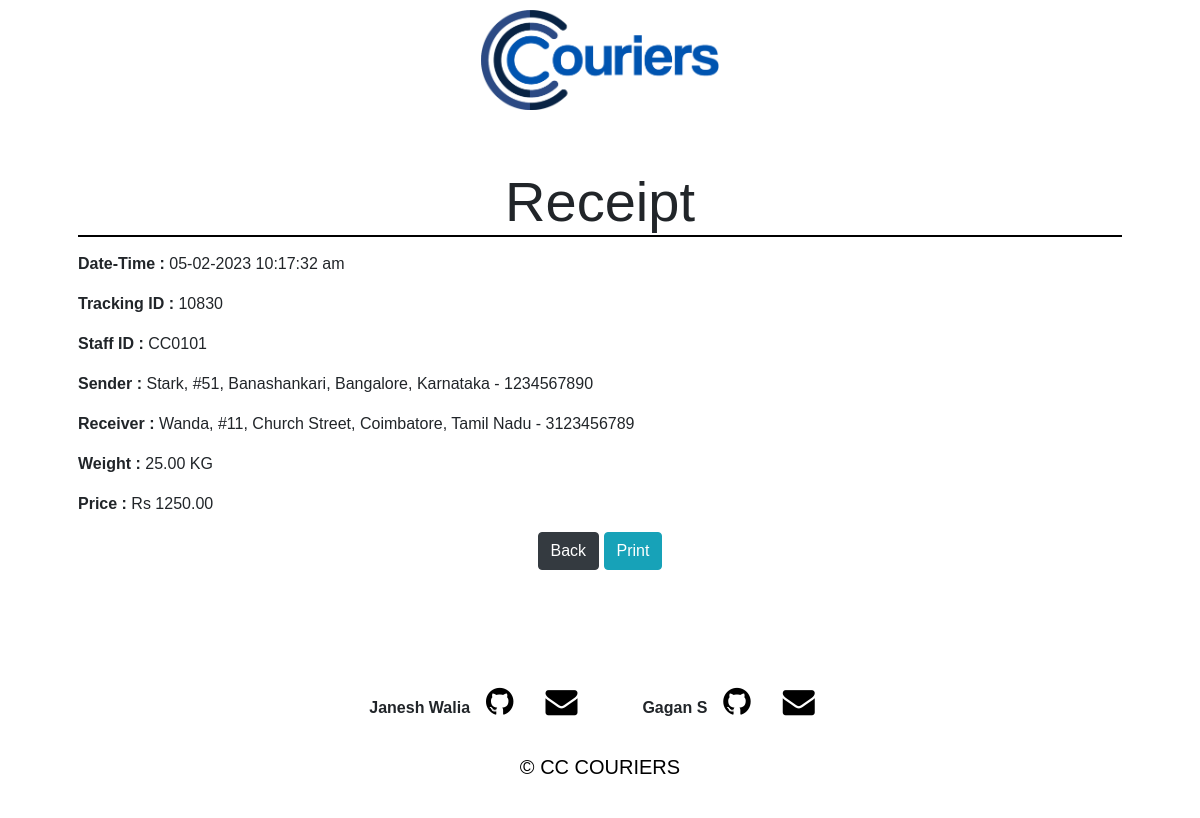
Page /receipt.php on the committed database.
### tables this page shows
CREATE TABLE `parcel` (
  `TrackingID` int(11) NOT NULL,
  `StaffID` varchar(30) NOT NULL,
  `S_Name` varchar(30) NOT NULL,
  `S_Add` varchar(50) NOT NULL,
  `S_City` varchar(20) NOT NULL,
  `S_State` varchar(20) NOT NULL,
  `S_Contact` bigint(20) NOT NULL,
  `R_Name` varchar(30) NOT NULL,
  `R_Add` varchar(50) NOT NULL,
  `R_City` varchar(20) NOT NULL,
  `R_State` varchar(20) NOT NULL,
  `R_Contact` bigint(20) NOT NULL,
  `Weight_Kg` decimal(10,2) NOT NULL,
  `Price` decimal(10,2) NOT NULL,
  `Dispatched_Time` timestamp NOT NULL DEFAULT current_timestamp()
);

### receipt.php (the view, shortened to what this page needs)
<?php
    include("db_connect.php");
    $date = date('d-m-Y');
    $time = date('h:i:s a');
    $sql = "SELECT * FROM parcel ORDER BY TrackingID DESC LIMIT 1";
    $result = mysqli_query($conn, $sql);
    if(mysqli_num_rows($result) > 0){
        $order = mysqli_fetch_assoc($result);
    }else{
        echo 'Data fetch Error : '.mysqli_error($conn);
    }
?>
<!DOCTYPE html>
<html>
    <head>
        <link rel="stylesheet" href="style/bootstrap.css">
        <link rel="stylesheet" href="style/index_styles.css">
        <link rel="stylesheet" href="https://cdnjs.cloudflare.com/ajax/libs/font-awesome/4.7.0/css/font-awesome.min.css">
    </head>
    <body style="font-family: Arial, Helvetica, sans-serif;">
        <div ><img src="Images/logo.png" id="logo" style="height: 100px !important; margin-top: 10px !important;"  ></div>
        <div class="container p-5"  style="background-color: rgba(255, 255, 255, 0.7); margin-top: 10px !important">
            <h2 class="display-4 text-center" style="border-bottom: 2px solid black; margin-bottom:15px !important;">Receipt</h2>
            <p><span class="font-weight-bold">Date-Time : </span><?php echo $date.'  '.$time; ?> </p>
            <p><span class="font-weight-bold">Tracking ID : </span><?php echo $order['TrackingID']; ?> </p>
            <p> <span class="font-weight-bold">Staff ID : </span> <?php echo $order['StaffID']; ?> </p>
            <p><span class="font-weight-bold">Sender : </span> <?php echo $order['S_Name'].', '.$order['S_Add'].', '.$order['S_City'].', '.$order['S_State'].' - '.$order['S_Contact']; ?> </p>
            <p><span class="font-weight-bold">Receiver : </span><?php echo $order['R_Name'].', '.$order['R_Add'].', '.$order['R_City'].', '.$order['R_State'].' - '.$order['R_Contact']; ?></p>
            <p><span class="font-weight-bold">Weight : </span><?php echo $order['Weight_Kg'].' KG'; ?> </p>
            <p><span class="font-weight-bold">Price : </span><?php echo 'Rs '.$order['Price']; ?> </p>
            <form method="POST" action="" class="text-center">
                <input type="submit" name="back" value="Back" class="btn btn-dark">
                <input type="submit" name="print" value="Print" class="btn btn-info" onclick="window.print()">
            </form>
        </div>
        <div class="container-fluid text-center mt-5" style="background-color: rgba(255, 255, 255, 0.7); padding: 20px; position: relative;">
            <div class="i-bar" style="display: flex; flex-direction: row; flex-wrap: wrap; justify-content:center; margin-bottom: 2em;">
                <strong>Janesh Walia<a class="fa fa-github" href="https://github.com/Janesh7" target=blank style="border: none; text-decoration: none;  margin: 0em 0.5em; color:black; font-size: xx-large;"></a></strong>
                <a class="fa fa-envelope" href="mailto:janeshwalia273@gmail.com" style="border: none; text-decoration: none;  margin: 0em 0.5em; color:black; font-size: xx-large;"></a>&nbsp &nbsp &nbsp &nbsp &nbsp &nbsp
                <strong>Gagan S<a class="fa fa-github" href="https://github.com/Astraxx04" target=blank style="border: none; text-decoration: none;  margin: 0em 0.5em; color:black; font-size: xx-large;"></a></strong>
                <a class="fa fa-envelope" href="mailto:gagan200254@gmail.com" style="border: none; text-decoration: none;  margin: 0em 0.5em; color:black; font-size: xx-large;"></a>
            </div>
            <p class="credit" style="font-size: 20px; font-stretch: 3px; text-align: center; color: black;">© CC COURIERS</p>
        </div>
    </body>
</html>

### style/index_styles.css (style rules this page uses)
body, html { margin: 0; height: 100%; background-image: url('../Images/bbg2.jpeg'); background-position: center; background-repeat: no-repeat; background-size: cover; overflow-x: hidden; position: relative; z-index: -99; font-family: Arial, Helvetica, sans-serif !important; }
#logo { height: 100px !important; width: auto; margin: 0 auto; display: block; text-align: center; z-index: 9; }

### rows in the picture
parcel: TrackingID "10830", StaffID "CC0101", S_Name "Stark", S_Add "#51, Banashankari", S_City "Bangalore", S_State "Karnataka", S_Contact "1234567890", R_Name "Wanda", R_Add "#11, Church Street", R_City "Coimbatore", R_State "Tamil Nadu", R_Contact "3123456789", Weight_Kg "25.00", Price "1250.00"
